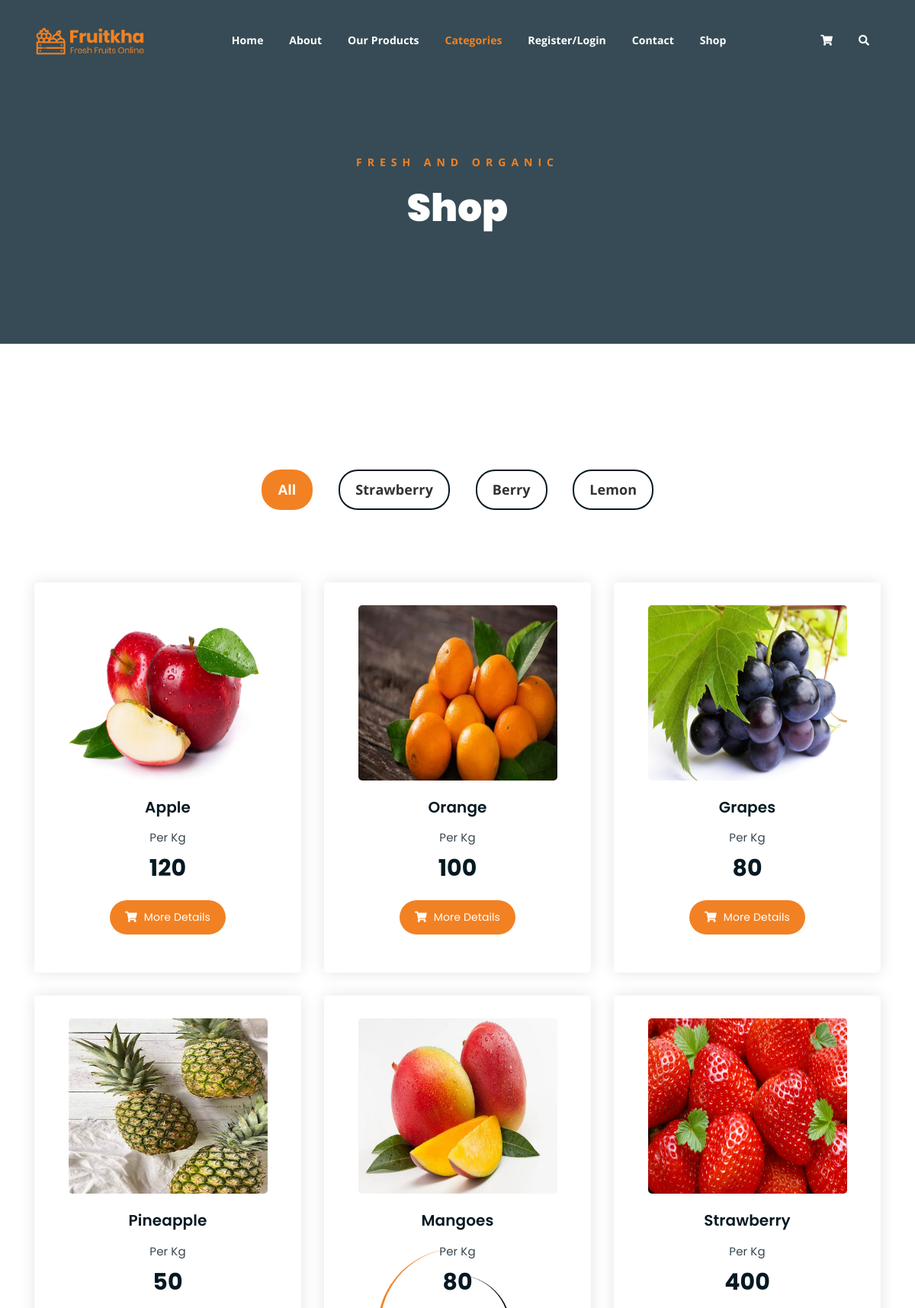
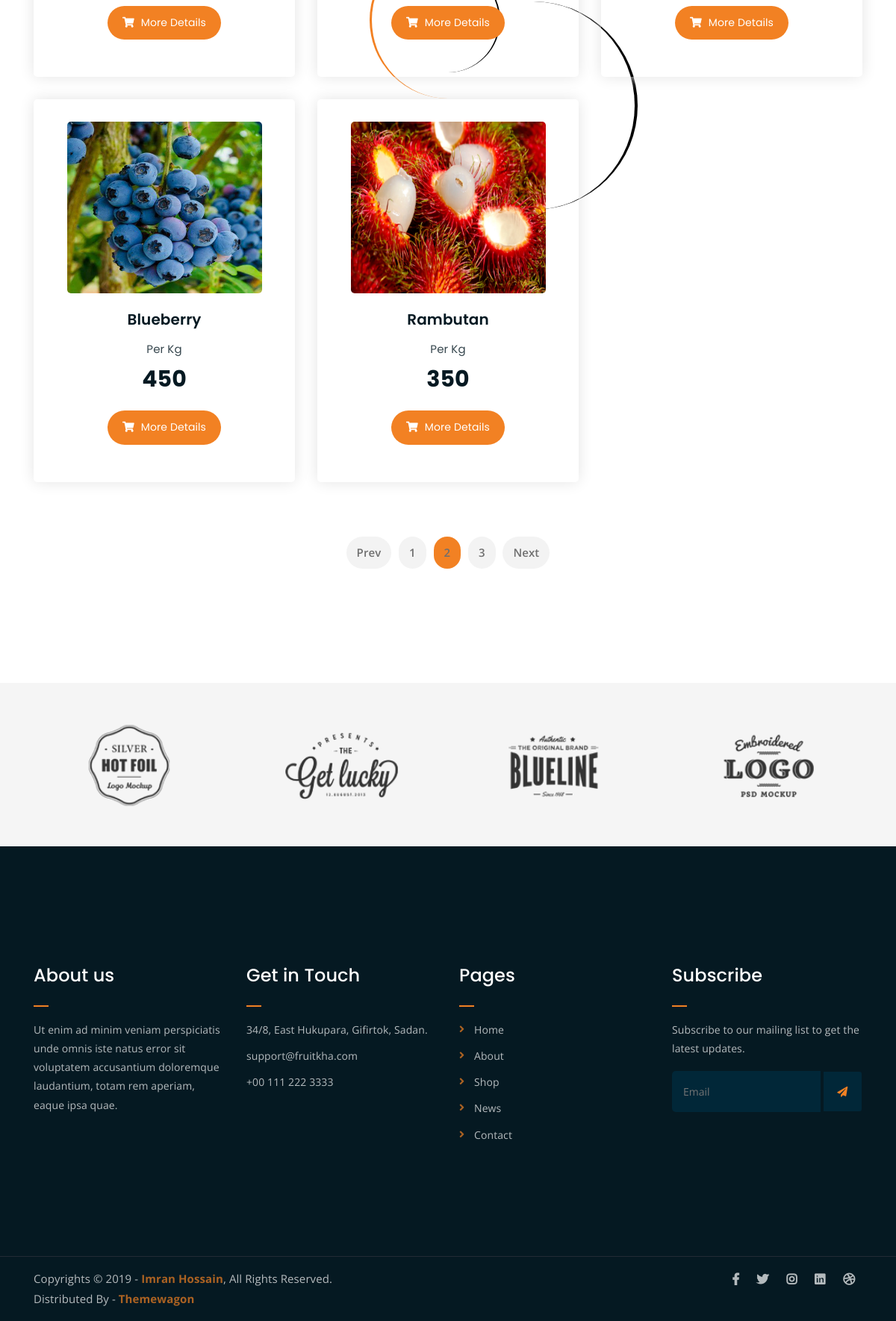
The page /filtered_products/FRUITS/ on the database its author committed (2 pictures, top to bottom).
### Backend/models.py (models this page shows)
class Productdb(models.Model):
    Category=models.CharField(max_length=100,null=True,blank=True)
    Product_name=models.CharField(max_length=100,null=True,blank=True)
    Product_Image=models.ImageField(upload_to="Product Image",null=True,blank=True)
    Price=models.IntegerField(null=True,blank=True)
    Description=models.CharField(max_length=100,null=True,blank=True)

### WebApp/views.py (the view)
# urls.py: path('filtered_products/<cat_name>/',views.filtered_products,name="filtered_products"),
def filtered_products(request,cat_name):
    cat = Categorydb.objects.all()
    data=Productdb.objects.filter(Category=cat_name)
    return render(request,"Products_Filtered.html",{'data':data,'cat':cat})

### WebApp/templates/Products_Filtered.html (shortened to what this page needs)
<!DOCTYPE html>
{% load static %}
<html lang="en">
<head>
	<link rel="stylesheet" href="{% static 'assets/css/all.min.css' %}">
	<link rel="stylesheet" href="{% static 'assets/bootstrap/css/bootstrap.min.css' %}">
	<link rel="stylesheet" href="{% static 'assets/css/owl.carousel.css' %}">
	<link rel="stylesheet" href="{% static 'assets/css/magnific-popup.css' %}">
	<link rel="stylesheet" href="{% static 'assets/css/animate.css' %}">
	<link rel="stylesheet" href="{% static 'assets/css/meanmenu.min.css' %}">
	<link rel="stylesheet" href="{% static 'assets/css/main.css' %}">
	<link rel="stylesheet" href="{% static 'assets/css/responsive.css' %}>
</head>
<body>
    <div class="loader">
        <div class="loader-inner">
            <div class="circle"></div>
        </div>
	<div class="top-header-area" id="sticker">
		<div class="container">
			<div class="row">
				<div class="col-lg-12 col-sm-12 text-center">
					<div class="main-menu-wrap">
						<div class="site-logo">
							<a href="index.html">
								<img src="{% static 'assets/img/logo.png' %}" alt="">
							</a>
						</div>
						<nav class="main-menu">
							<ul>
								<li class=""><a href="{% url 'Home' %}">Home</a>
								</li>
								<li><a href="{% url 'About' %}">About</a></li>
								<li><a href="{% url 'OurProducts' %}">Our Products</a></li>
								<li class="current-list-item"><a href="#">Categories</a>
								</li>
								{% if request.session.Name %}
								<li><a href="{% url 'userlogout' %}">Welcome,{{request.session.Name}}/Logout</a></li>
								{% else %}
								<li><a href="{% url 'register_page' %}">Register/Login</a></li>
								{%  endif %}
								<li><a href="{% url 'ContactUs' %}">Contact</a></li>
								<li><a href="#">Shop</a>
								</li>
								<li>
									<div class="header-icons">
										<a class="shopping-cart" href="cart.html"><i class="fas fa-shopping-cart"></i></a>
										<a class="mobile-hide search-bar-icon" href="#"><i class="fas fa-search"></i></a>
									</div>
								</li>
							</ul>
						</nav>
					</div>
				</div>
			</div>
		</div>
	</div>
	<div class="breadcrumb-section breadcrumb-bg">
		<div class="container">
			<div class="row">
				<div class="col-lg-8 offset-lg-2 text-center">
					<div class="breadcrumb-text">
						<p>Fresh and Organic</p>
						<h1>Shop</h1>
					</div>
				</div>
			</div>
		</div>
	</div>
	<div class="product-section mt-150 mb-150">
		<div class="container">
			<div class="row">
                <div class="col-md-12">
                    <div class="product-filters">
                        <ul>
                            <li class="active" data-filter="*">All</li>
                            <li data-filter=".strawberry">Strawberry</li>
                            <li data-filter=".berry">Berry</li>
                            <li data-filter=".lemon">Lemon</li>
                        </ul>
                    </div>
                </div>
            </div>
			<div class="row product-lists">
				{% for i in data %}
				<div class="col-lg-4 col-md-6 text-center strawberry">
					<div class="single-product-item">
						<div class="product-image">
							<a href="single-product.html"><img src="{{i.Product_Image.url}}" alt="" height="230px"></a>
						</div>
						<h3>{{i.Product_name}}</h3>
						<p class="product-price"><span>Per Kg</span> {{i.Price}} </p>
						<a href="{% url 'single_productpage' pro_id=i.id %}" class="cart-btn"><i class="fas fa-shopping-cart"></i> More Details</a>
					</div>
				</div>
				{% endfor %}
			</div>
			<div class="row">
				<div class="col-lg-12 text-center">
					<div class="pagination-wrap">
						<ul>
							<li><a href="#">Prev</a></li>
							<li><a href="#">1</a></li>
							<li><a class="active" href="#">2</a></li>
							<li><a href="#">3</a></li>
							<li><a href="#">Next</a></li>
						</ul>
					</div>
				</div>
			</div>
		</div>
	</div>
	<div class="logo-carousel-section">
		<div class="container">
			<div class="row">
				<div class="col-lg-12">
					<div class="logo-carousel-inner">
						<div class="single-logo-item">
							<img src="assets/img/company-logos/1.png" alt="">
						</div>
						<div class="single-logo-item">
							<img src="assets/img/company-logos/2.png" alt="">
						</div>
						<div class="single-logo-item">
							<img src="assets/img/company-logos/3.png" alt="">
						</div>
						<div class="single-logo-item">
							<img src="assets/img/company-logos/4.png" alt="">
						</div>
					</div>
				</div>
			</div>
		</div>
	</div>
	<div class="footer-area">
		<div class="container">
			<div class="row">
				<div class="col-lg-3 col-md-6">
					<div class="footer-box about-widget">
						<h2 class="widget-title">About us</h2>
						<p>Ut enim ad minim veniam perspiciatis unde omnis iste natus error sit voluptatem accusantium doloremque laudantium, totam rem aperiam, eaque ipsa quae.</p>
					</div>
				</div>
				<div class="col-lg-3 col-md-6">
					<div class="footer-box get-in-touch">
						<h2 class="widget-title">Get in Touch</h2>
						<ul>
							<li>34/8, East Hukupara, Gifirtok, Sadan.</li>
							<li>support@fruitkha.com</li>
							<li>+00 111 222 3333</li>
						</ul>
					</div>
				</div>
				<div class="col-lg-3 col-md-6">
					<div class="footer-box pages">
						<h2 class="widget-title">Pages</h2>
						<ul>
							<li><a href="index.html">Home</a></li>
							<li><a href="about.html">About</a></li>
							<li><a href="services.html">Shop</a></li>
							<li><a href="news.html">News</a></li>
							<li><a href="contact.html">Contact</a></li>
						</ul>
					</div>
				</div>
				<div class="col-lg-3 col-md-6">
					<div class="footer-box subscribe">
						<h2 class="widget-title">Subscribe</h2>
						<p>Subscribe to our mailing list to get the latest updates.</p>
						<form action="index.html">
							<input type="email" placeholder="Email">
							<button type="submit"><i class="fas fa-paper-plane"></i></button>
						</form>
					</div>
				</div>
			</div>
		</div>
	</div>
	<div class="copyright">
		<div class="container">
			<div class="row">
				<div class="col-lg-6 col-md-12">
					<p>Copyrights &copy; 2019 - <a href="https://imransdesign.com/">Imran Hossain</a>,  All Rights Reserved.<br>
						Distributed By - <a href="https://themewagon.com/">Themewagon</a>
					</p>
				</div>
				<div class="col-lg-6 text-right col-md-12">
					<div class="social-icons">
						<ul>
							<li><a href="#" target="_blank"><i class="fab fa-facebook-f"></i></a></li>
							<li><a href="#" target="_blank"><i class="fab fa-twitter"></i></a></li>
							<li><a href="#" target="_blank"><i class="fab fa-instagram"></i></a></li>
							<li><a href="#" target="_blank"><i class="fab fa-linkedin"></i></a></li>
							<li><a href="#" target="_blank"><i class="fab fa-dribbble"></i></a></li>
						</ul>
					</div>
				</div>
			</div>
		</div>
	</div>
</body>
</html>

### rows shown on the page
Productdb: Product_Image (picture), Product_name "Apple", Price "120"
Productdb: Product_Image (picture), Product_name "Orange", Price "100"
Productdb: Product_Image (picture), Product_name "Grapes", Price "80"
Productdb: Product_Image (picture), Product_name "Pineapple", Price "50"
Productdb: Product_Image (picture), Product_name "Mangoes", Price "80"
Productdb: Product_Image (picture), Product_name "Strawberry", Price "400"
Productdb: Product_Image (picture), Product_name "Blueberry", Price "450"
Productdb: Product_Image (picture), Product_name "Rambutan", Price "350"
